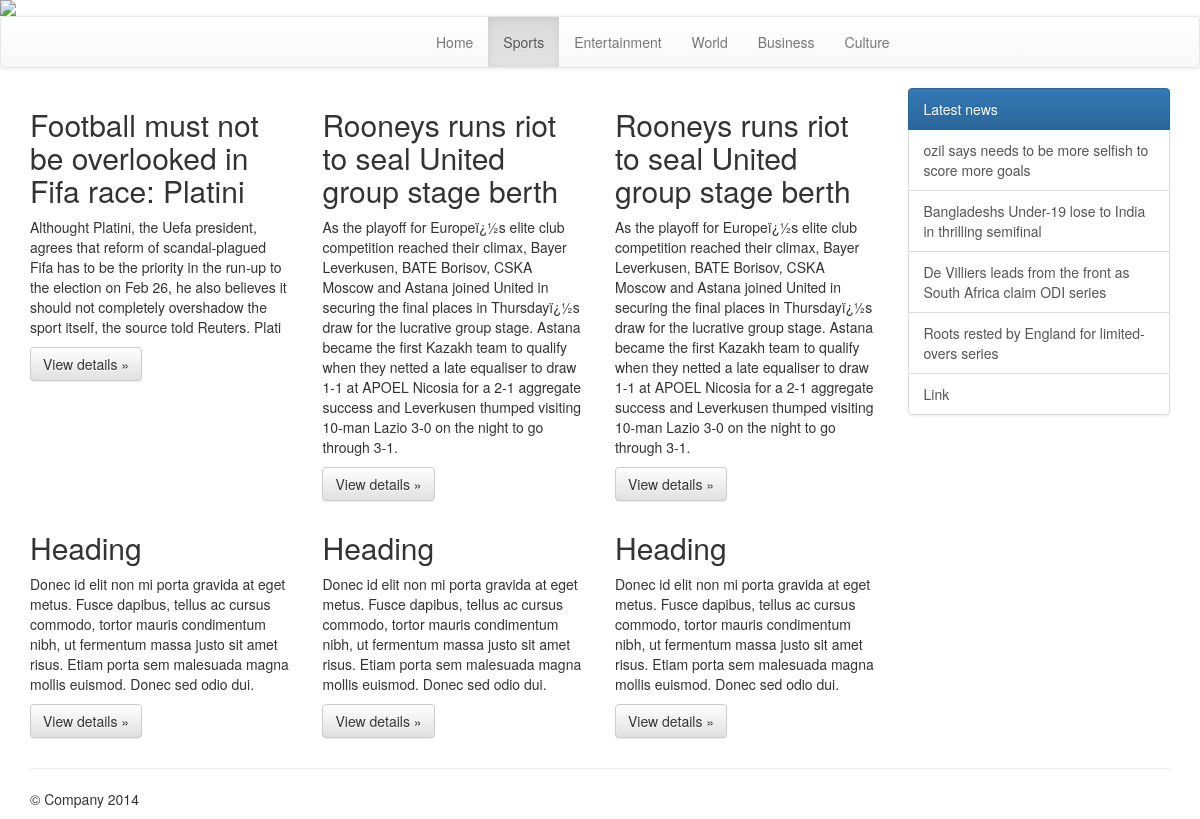
Screenshot of /Newsportal/admin/Sports.php with the database file from the repository.
### tables this page shows
CREATE TABLE IF NOT EXISTS `sportspage` (
  `RowId` int(250) NOT NULL,
  `title` varchar(250) NOT NULL,
  `header1` varchar(250) NOT NULL,
  `body1` varchar(250) NOT NULL,
  `header2` varchar(250) NOT NULL,
  `body2` longtext NOT NULL,
  `header3` varchar(250) NOT NULL,
  `body3` longtext NOT NULL,
  `header4` varchar(250) NOT NULL,
  `body4` longtext NOT NULL,
  `header5` varchar(250) NOT NULL,
  `body5` longtext NOT NULL,
  `header6` varchar(250) NOT NULL,
  `header7` varchar(250) NOT NULL,
  `header8` varchar(250) NOT NULL,
  `header9` varchar(250) NOT NULL
);

### Newsportal/admin/Databaseconn.php (called while the page is built, shortened)
<?php
$dbc = mysqli_connect('localhost', 'Maharuj', 'zRjbJRamf6WUmZZD', 'news') OR  die('Error: '. mysqli_connect_error());
include ('data.php');
if(isset($_GET['page_n']))
{
    $pageid_n = $_GET['page_n'];
}
else
{
    $pageid_n=1;
}
if(isset($_GET['sports_page']))
{
    $sports_pageid = $_GET['sports_page'];
}
else
{
    $sports_pageid=1;
}
$sports_page = sports_page($dbc,$sports_pageid);
?>

### Newsportal/admin/data.php (called while the page is built, shortened)
<?php
function sports_page($dbc,$sports_pageid)
{
    $q="SELECT * FROM sportspage  WHERE RowId= $sports_pageid";
$r=  mysqli_query($dbc,$q);
$data_sports = mysqli_fetch_assoc($r);
return $data_sports;
}
?>

### Newsportal/admin/Sports.php (the view, shortened to what this page needs)
<?php
include('Databaseconn.php');
?>
<html>
    <head>
         <?php include('Bootstarp.php'); ?>
    </head>
    <body>
         <img src="Observer.jpg">
        <nav class="navbar navbar-default" role="navigation">
        <ul class="nav navbar-nav">
            <li><a href="#"></a></li>
            <li><a href="#"></a></li>
            <li><a href="#"></a></li>
             <li><a href="#"></a></li>
            <li><a href="#"></a></li>
            <li><a href="#"></a></li>
            <li><a href="#"></a></li>
            <li><a href="#"></a></li>
            <li><a href="#"></a></li>
            <li><a href="#"></a></li>
            <li><a href="#"></a></li>
            <li><a href="#"></a></li>
            <li><a href="#"></a></li>
            <li><a href="#"></a></li>
            <li <?php if($pageid ==1) ?>><a href="home.php?page=1">Home</a></li>
            <li <?php if($sports_pageid==1){echo 'class="active"';} ?>><a href="Sports.php?page=1">Sports</a></li>
            <li <?php if($entertainment_pageid==1) ?>><a href="entertainment.php?page=1">Entertainment </a></li>
            <li <?php if($world_pageid==1) ?>><a href="world.php?page=1">World</a></li>
            <li><a href="#">Business</a></li>
            <li><a href="#">Culture</a></li>
         </ul>
            </nav>
             <div class="container">
      <div class="row row-offcanvas row-offcanvas-right">
        <div class="col-xs-12 col-sm-9">
          <div class="row">
            <div class="col-xs-6 col-lg-4">
              <h2><?php echo $sports_page['header1']; ?></h2>
              <p> <?php echo $sports_page['body1']; ?></p>
              <p<?php if($pageid_n==6) ?>><a class="btn btn-default" href="Newsshow.php?page_n=6"  role="button">View details &raquo;</a></p>
            </div>
            <div class="col-xs-6 col-lg-4">
               <h2><?php echo $sports_page['header2']; ?></h2>
              <p> <?php echo $sports_page['body2']; ?></p>
            <p<?php if($pageid_n==8) ?>><a class="btn btn-default" href="Newsshow.php?page_n=8"  role="button">View details &raquo;</a></p>
            </div>
            <div class="col-xs-6 col-lg-4">
              <h2><?php echo $sports_page['header2']; ?></h2>
              <p> <?php echo $sports_page['body2']; ?></p>
<p<?php if($pageid_n==7) ?>><a class="btn btn-default" href="Newsshow.php?page_n=7"  role="button">View details &raquo;</a></p>
            </div>
            <div class="col-xs-6 col-lg-4">
              <h2>Heading</h2>
              <p>Donec id elit non mi porta gravida at eget metus. Fusce dapibus, tellus ac cursus commodo, tortor mauris condimentum nibh, ut fermentum massa justo sit amet risus. Etiam porta sem malesuada magna mollis euismod. Donec sed odio dui. </p>
              <p><a class="btn btn-default" href="#" role="button">View details &raquo;</a></p>
            </div>
            <div class="col-xs-6 col-lg-4">
              <h2>Heading</h2>
              <p>Donec id elit non mi porta gravida at eget metus. Fusce dapibus, tellus ac cursus commodo, tortor mauris condimentum nibh, ut fermentum massa justo sit amet risus. Etiam porta sem malesuada magna mollis euismod. Donec sed odio dui. </p>
              <p><a class="btn btn-default" href="#" role="button">View details &raquo;</a></p>
            </div>
            <div class="col-xs-6 col-lg-4">
              <h2>Heading</h2>
              <p>Donec id elit non mi porta gravida at eget metus. Fusce dapibus, tellus ac cursus commodo, tortor mauris condimentum nibh, ut fermentum massa justo sit amet risus. Etiam porta sem malesuada magna mollis euismod. Donec sed odio dui. </p>
              <p><a class="btn btn-default" href="#" role="button">View details &raquo;</a></p>
            </div>
          </div>
        </div>
        <div class="col-xs-6 col-sm-3 sidebar-offcanvas" id="sidebar">
          <div class="list-group">
              <a  class="list-group-item active">Latest news</a>
              <a <?php echo ($pageid_n==9) ?> href="Newsshow.php?page_n=9" class="list-group-item "><?php echo $sports_page['header6']; ?></a>
            <a <?php echo ($pageid_n==10) ?> href="Newsshow.php?page_n=10" class="list-group-item "><?php echo $sports_page['header7']; ?></a>
            <a <?php echo ($pageid_n==11) ?> href="Newsshow.php?page_n=11" class="list-group-item "><?php echo $sports_page['header8']; ?></a>
            <a <?php echo ($pageid_n==12) ?> href="Newsshow.php?page_n=12" class="list-group-item "><?php echo $sports_page['header9']; ?></a>
            <a href="#" class="list-group-item">Link</a>
          </div>
        </div>
      </div>
      <hr>
      <footer>
        <p>&copy; Company 2014</p>
      </footer>
    </div>
    </body>
</html>

### rows the page displays
sportspage: header1 "Football must not be overlooked in Fifa race: Platini", body1 "Althought Platini, the Uefa president, agrees that reform of scandal-plagued Fifa has to be the priority in the run-up to the election on Feb 26, he also believes it should not completely overshadow the sport itself, the source told Reuters. Plati", header2 "Rooneys runs riot to seal United group stage berth", body2 "As the playoff for Europeï¿½s elite club competition reached their climax, Bayer Leverkusen, BATE Borisov, CSKA Moscow and Astana joined United in securing the final places in Thursdayï¿½s draw for the lucrative group stage. Astana became the first Kazakh team to qualify when they netted a late equaliser to draw 1-1 at APOEL Nicosia for a 2-1 aggregate success and Leverkusen thumped visiting 10-man Lazio 3-0 on the night to go through 3-1.", header6 "ozil says needs to be more selfish to score more goals", header7 "Bangladeshs Under-19 lose to India in thrilling semifinal", header8 "De Villiers leads from the front as South Africa claim ODI series", header9 "Roots rested by England for limited-overs series"
